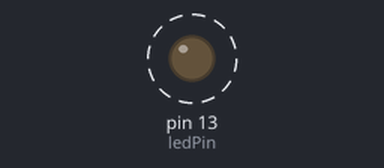
A sketch run on a simulated Arduino Uno, built with avr-gcc and run on an emulated ATmega328P. Parts: output pins drawn as LEDs (lit = HIGH). Dashed ring = blinking.

Above: at 0.05 s.
Timing chart, 0 to 3.0 s (numbered marks = the images above):
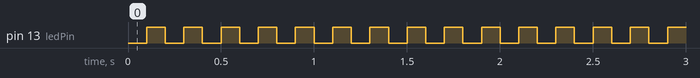

The sketch:

ledPulse.ino
```cpp
//Code for flashing onboard LED at a rate of specified Hertz

const int ledPin = 13;
const int hertz = 4;
unsigned long timeLast = 0;
unsigned long timeNow = 0;

int ledState = 0;  //unused for now

void setup() {
  pinMode(ledPin, OUTPUT);  //led pin set to output
  Serial.begin(9600);       //start serial at 9600baud
}

void loop() {
  pulse(ledPin, 5);
}

void pulse(int pin, int hertz) {
  timeNow = millis();                          //sets timeNow to current millis
  if ((timeNow - timeLast) >= 500 / hertz) {  //if loop, checks to see if 1/htz seconds have passed
    timeLast = timeNow;                        //resets loop
    digitalWrite(pin, !digitalRead(pin));      //sets led to whatever state it isn't in (in theory)
  }
}
```

Measured:
- by itself, pin 13 (ledPin): alternates HIGH for 0.10 s and LOW for 0.10 s
